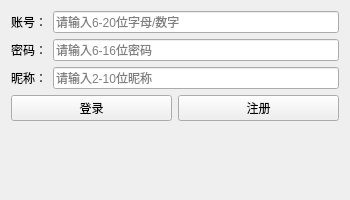
<?xml version="1.0" encoding="UTF-8"?>
<ui version="4.0">
 <class>LoginWindow</class>
 <widget class="QWidget" name="LoginWindow">
  <property name="geometry">
   <rect>
    <x>0</x>
    <y>0</y>
    <width>350</width>
    <height>200</height>
   </rect>
  </property>
  <property name="windowTitle">
   <string>QtIM - 登录</string>
  </property>
  <layout class="QVBoxLayout" name="verticalLayout">
   <item>
    <layout class="QGridLayout" name="gridLayout">
     <item row="0" column="0">
      <widget class="QLabel" name="label_account">
       <property name="text">
        <string>账号：</string>
       </property>
      </widget>
     </item>
     <item row="0" column="1">
      <widget class="QLineEdit" name="le_account">
       <property name="placeholderText">
        <string>请输入6-20位字母/数字</string>
       </property>
      </widget>
     </item>
     <item row="1" column="0">
      <widget class="QLabel" name="label_pwd">
       <property name="text">
        <string>密码：</string>
       </property>
      </widget>
     </item>
     <item row="1" column="1">
      <widget class="QLineEdit" name="le_pwd">
       <property name="echoMode">
        <enum>QLineEdit::Password</enum>
       </property>
       <property name="placeholderText">
        <string>请输入6-16位密码</string>
       </property>
      </widget>
     </item>
     <item row="2" column="0">
      <widget class="QLabel" name="label_nickname">
       <property name="text">
        <string>昵称：</string>
       </property>
      </widget>
     </item>
     <item row="2" column="1">
      <widget class="QLineEdit" name="le_nickname">
       <property name="placeholderText">
        <string>请输入2-10位昵称</string>
       </property>
       <property name="visible">
        <bool>false</bool>
       </property>
      </widget>
     </item>
    </layout>
   </item>
   <item>
    <layout class="QHBoxLayout" name="horizontalLayout">
     <item>
      <widget class="QPushButton" name="btn_login">
       <property name="text">
        <string>登录</string>
       </property>
      </widget>
     </item>
     <item>
      <widget class="QPushButton" name="btn_register">
       <property name="text">
        <string>注册</string>
       </property>
      </widget>
     </item>
    </layout>
   </item>
   <item>
    <widget class="QLabel" name="label_tip">
     <property name="styleSheet">
      <string notr="true">color: red;</string>
     </property>
    </widget>
   </item>
  </layout>
 </widget>
 <resources/>
 <connections/>
</ui>
